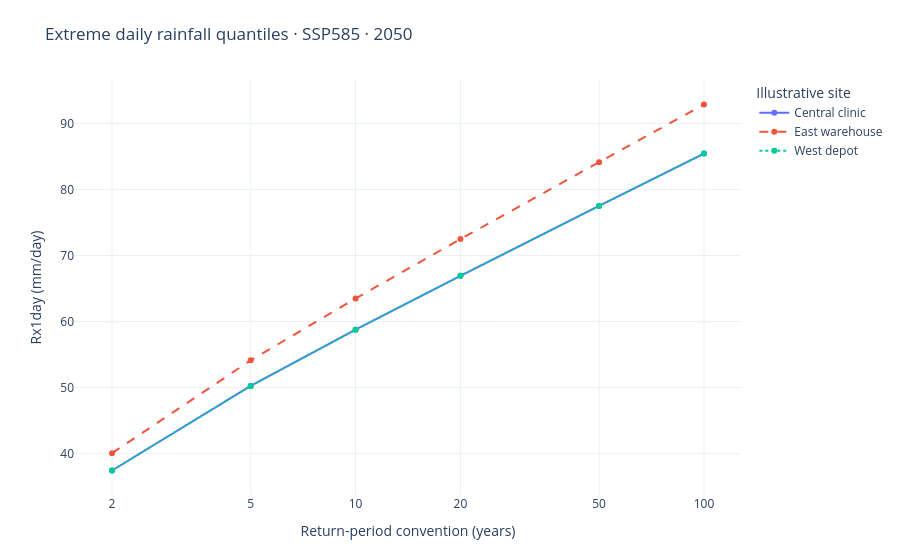

Notebook code cell kept with this figure:
### Markdown cell above
## Compare the sites at one future horizon

Each line joins evaluated quantiles from an existing canonical curve. It is not a new fit or a ranking of whole neighbourhoods. Shared or overlapping curves can reflect the grid resolution. Longer return periods probe the fitted tail and deserve additional scrutiny before any engineering use.

### Code cell
fig = go.Figure()
for index, row in enumerate(selected.itertuples()):
    fig.add_trace(go.Scatter(
        x=RETURN_PERIODS, y=[getattr(row, f"value_rp{period}") for period in RETURN_PERIODS],
        mode="lines+markers", name=row.asset_id, connectgaps=False,
        line=dict(dash=("solid", "dash", "dot")[index % 3]),
    ))
fig.update_layout(
    title=f"Extreme daily rainfall quantiles · SSP585 · {FOCUS_HORIZON}",
    xaxis=dict(title="Return-period convention (years)", type="log",
               tickmode="array", tickvals=RETURN_PERIODS,
               ticktext=[str(period) for period in RETURN_PERIODS]),
    yaxis_title=f"Rx1day ({rx1day.unit})", legend_title="Illustrative site",
    margin=dict(l=75, r=35, t=80, b=65),
)
fig.show()

### Figure 1 — Plotly figure (JSON) as saved in the notebook; plotly's stock layout.template omitted (floating-point values rounded to 4 significant figures)
{"data": [{"connectgaps": false, "line": {"dash": "solid"}, "mode": "lines+markers", "name": "Central clinic", "type": "scatter", "x": [2, 5, 10, 20, 50, 100], "y": [37.44, 50.25, 58.76, 66.93, 77.5, 85.43]}, {"connectgaps": false, "line": {"dash": "dash"}, "mode": "lines+markers", "name": "East warehouse", "type": "scatter", "x": [2, 5, 10, 20, 50, 100], "y": [40.07, 54.12, 63.49, 72.48, 84.13, 92.86]}, {"connectgaps": false, "line": {"dash": "dot"}, "mode": "lines+markers", "name": "West depot", "type": "scatter", "x": [2, 5, 10, 20, 50, 100], "y": [37.44, 50.25, 58.76, 66.93, 77.5, 85.43]}], "layout": {"legend": {"title": {"text": "Illustrative site"}}, "margin": {"b": 65, "l": 75, "r": 35, "t": 80}, "title": {"text": "Extreme daily rainfall quantiles · SSP585 · 2050"}, "xaxis": {"tickmode": "array", "ticktext": ["2", "5", "10", "20", "50", "100"], "tickvals": [2, 5, 10, 20, 50, 100], "title": {"text": "Return-period convention (years)"}, "type": "log"}, "yaxis": {"title": {"text": "Rx1day (mm/day)"}}}}
